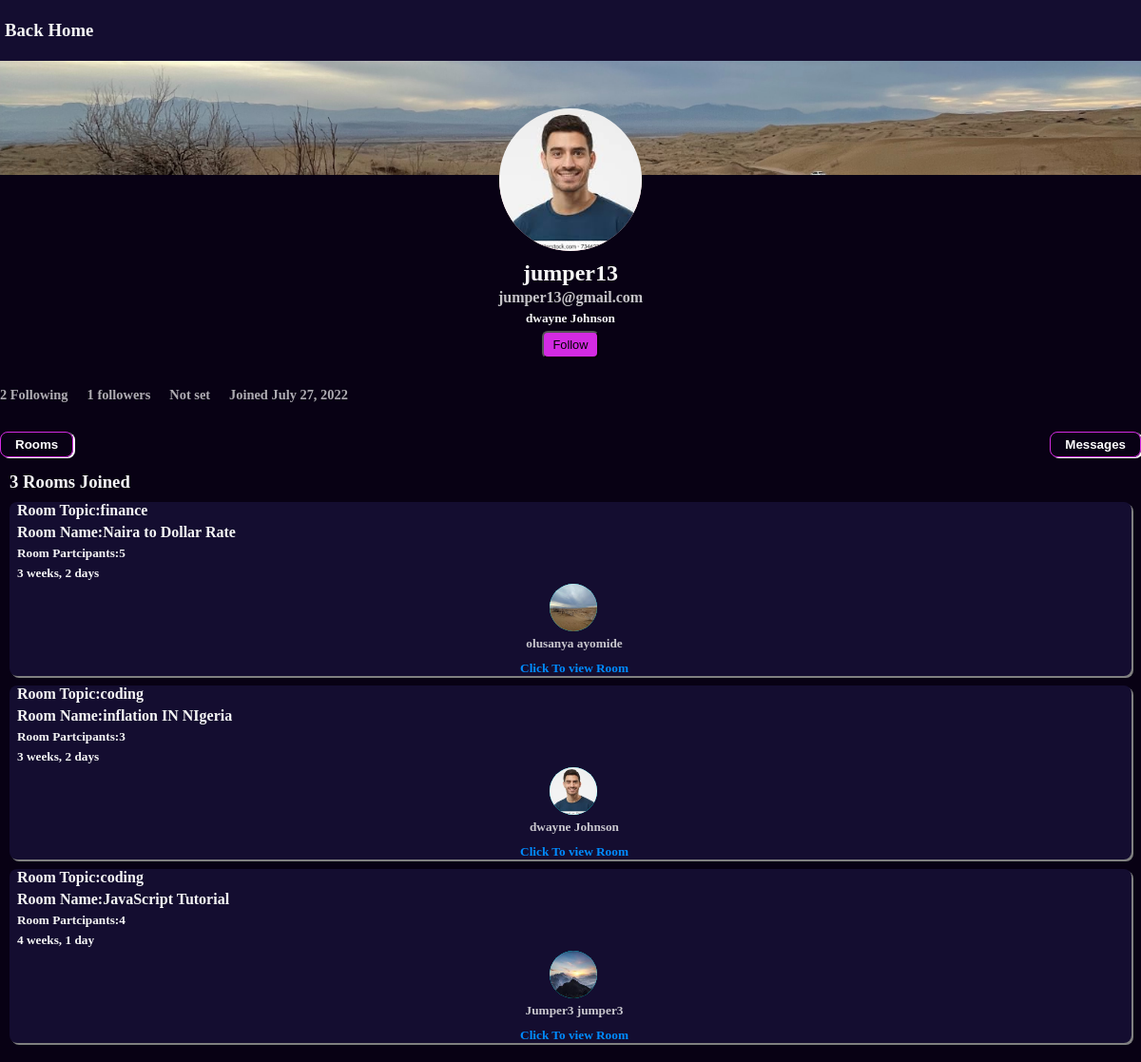
/profile-view/user-jumper13, run on an earlier commit of the app's database.
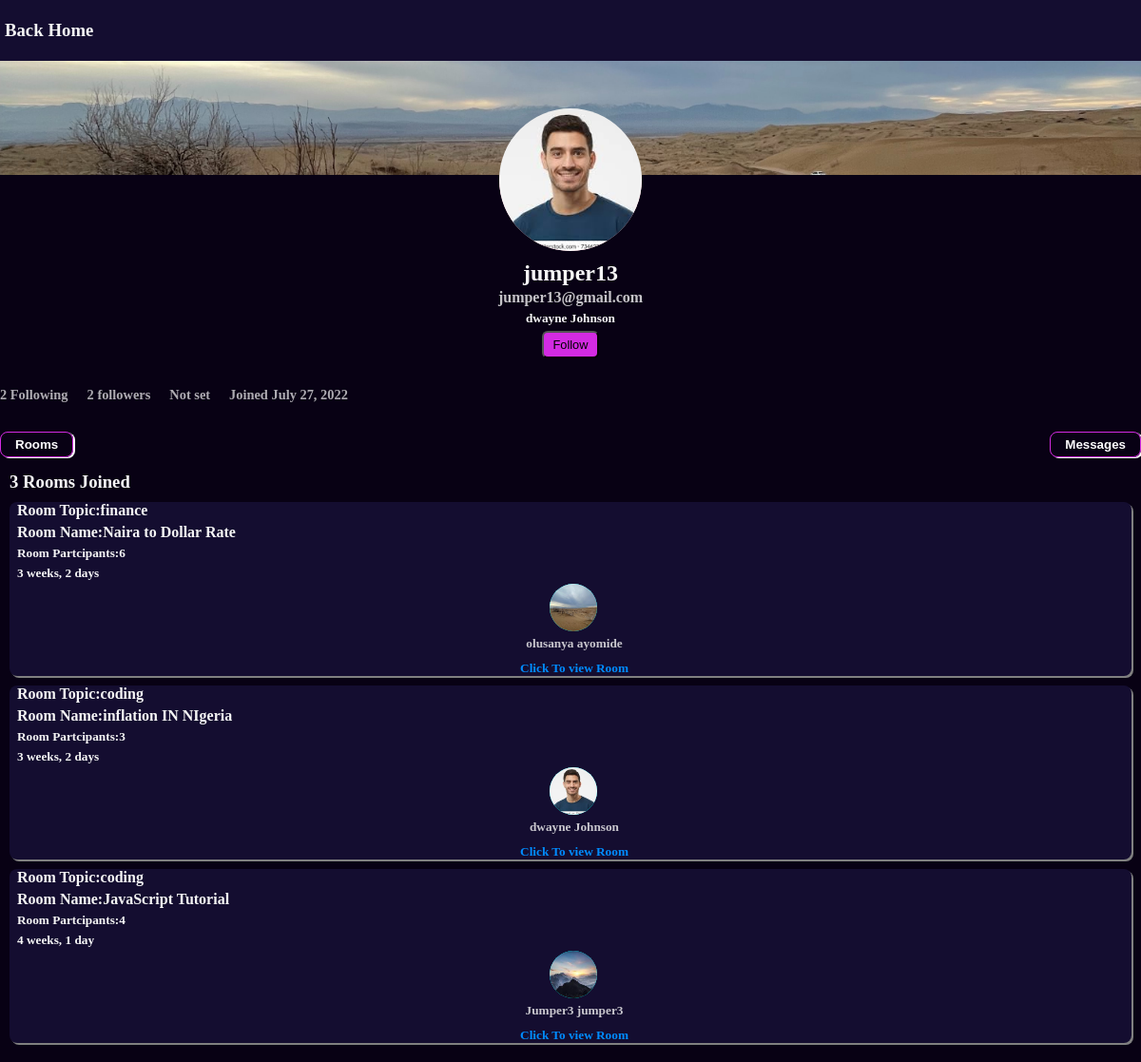
And on a later commit of the database.
### myapp/models.py (models this page shows, shortened)
class Profile(models.Model):
    profile=models.OneToOneField(User,on_delete=models.CASCADE,related_name="profile")
    image=models.ImageField(upload_to="xmedia",null=True)
    cover_image=models.ImageField(upload_to="xmedia",null=True,blank=True)
    followers=models.ManyToManyField(User,related_name="followers",blank=True)
    following=models.ManyToManyField(User,related_name="following",blank=True)
    slug=models.SlugField(default=" ",null=True)
    residence=models.CharField(max_length=1000,default="Not set")
    created=models.DateField(auto_now_add=True,null=True)

class Room(models.Model):
    name=models.CharField(max_length=1000)
    topic=models.ForeignKey(Topic,on_delete=models.SET_NULL,null=True,blank=True,related_name="topic")
    host=models.ForeignKey(User,on_delete=models.SET_NULL,null=True,related_name="host")
    title=models.TextField(max_length=10000)
    created=models.DateTimeField(auto_now_add=True)
    updated=models.DateTimeField(auto_now=True)
    participants=models.ManyToManyField(User,related_name="participants",blank=True)
    slug=models.SlugField(default="",null=True)
    class Meta:
        ordering=("-created",)

class Topic(models.Model):
    name=models.CharField(max_length=20)
    class Meta:
        ordering=("name",)
    def __str__(self):
        return self.name

### myapp/views.py (the view)
# urls.py: path("profile-view/<str:slug>",views.profile_view,name="profile"),
def profile_view(request,slug):
    profile=Profile.objects.get(slug=slug)
    user_profile=profile.profile
    user=request.user
    if user==user_profile:
        Edit=True
    else:
        Edit=False
    if request.user in profile.followers.all():
        unfollow=True
    else:
        unfollow=False
    context={
        "profile":profile,
        "edit":Edit,
        "unfollow":unfollow
    }
    return render(request,"profile.html",context)

### myapp/templates/profile.html (shortened to what this page needs)
{% load static %}
<!DOCTYPE html>
<html lang="en">
<head>
    <link rel="stylesheet" href="{% static 'profile2.css'%}">
</head>
<body>
    <div id="search-bar">
        <h3 id="homeview"><a class="top-links" href="{{request.META.HTTP_REFERER}}">Back</a></h3>
        <h3 id="homeview"><a class="top-links" href="/">Home</a></h3>
    </div>
    <div id="cover-image"><img id="special-image" src="{{profile.cover_image.url}}" alt=""></div>
    <div id="profile-image"><img src="{{profile.image.url}}"></div>
    <div id="user-details">
        <h2>{{profile.profile.username}}</h2>
        <h4>{{profile.profile.email}}</h4>
        <h5 id="mini-name">{{profile.profile.first_name}} {{profile.profile.last_name}}</h5>
        {% if edit%}
        <div id="user-edit"><a href="/edit-profile/{{profile.slug}}"><button>Edit Profile</button></a></div>
        {%else%}
        {%if unfollow %}
        <div id="user-edit"><a href="/unfollow/{{profile.slug}}"><button>Unfollow</button></a></div>
        {%else%}
        <div id="user-edit"><a href="/follow/{{profile.slug}}"><button>Follow</button></a></div>
        {%endif%}
        {%endif%}
    </div>
    <div id="participation">
        <h4 id="fol1">{{profile.following.all.count}} Following</h4>
        <h4 id="fol2">{{profile.followers.all.count}} followers</h4>
        <h4 id="fol3">{{profile.residence}}</h4>
        <h4 id="fol4">Joined {{profile.created}}</h4>
    </div>
    <div id="buttons-div">
        <button id="rooms">Rooms</button>
        <button id="messages">Messages</button>
    </div>
    <div class="switch-divs" id="rooms-div">
        <h3>{{profile.profile.participants.all.count}} Rooms Joined</h3>
        {%for room in profile.profile.participants.all%}
        <div>
            <h4>Room Topic:{{room.topic}}</h4>
            <h4>Room Name:{{room.name}}</h4>
            <h5>Room Partcipants:{{room.participants.all.count}}</h5>
            <h5>{{room.created|timesince}}</h5>
            <div class="host_profile_pic"><img src="{{room.host.profile.image.url}}" alt=""></div>
            <h5 class="host_profile_name">{{room.host.first_name}} {{room.host.last_name}}</h5>
            <h5 class="room-link"><a href="/chatroom/{{room.slug}}" id="roomlink">Click To view Room</a></h5>
        </div>
        {% endfor%}
    </div>
</body>

### static/profile2.css (style rules this page uses)
:root { --dark:#140d30; --white:whitesmoke; --blue:rgb(0, 140, 255); --black:rgb(8, 1, 20); --violet:rgb(211, 43, 226); --pink:rgb(245, 18, 86); --dark-light:rgb(118, 131, 131); }
img { height:100%; width:100%; border-radius:50%; object-fit:cover; }
* { margin:0; box-sizing:border-box; }
body { min-height:100vh; height:auto; background:var(--black); color:var(--white) }
#search-bar { display:flex; align-items:center; height:8vh; background-color: var(--dark); }
#cover-image { background:rgb(243, 255, 192); height:120px; }
#profile-image { background:pink; height:150px; width:150px; margin:-70px auto 10px auto; border-radius:50%; }
#user-details { width:50vw; margin:5px auto; }
#user-details h4,#user-details h2 { text-align:center }
#user-details h4 { margin-top:3px; opacity:0.8 }
#user-edit { display:flex; justify-content: center; }
#user-edit button { padding:5px 10px; font-size:0.8rem; border-radius:6px; margin-top:5px; background-color: var(--violet); }
#participation { display:flex; justify-content:flex-start; margin:30px auto; }
#participation>h4 { margin-right:20px; }
#buttons-div { display:flex; justify-content:space-between; }
#buttons-div button { font-weight:bold; border:none; }
#fol1,#fol2,#fol3,#fol4 { font-size:0.9rem; opacity:0.7 }
.switch-divs { height:auto; padding:15px 10px 10px 10px; }
#rooms-div { background: var(--black); color:var(--white); padding:15px 10px 10px 10px }
#rooms-div>div { border-radius: 8px; background-color:var(--dark); box-shadow:2px 2px grey }
#rooms-div h4,#rooms-div h5 { margin-left:3px; margin-top:5px; }
.host_profile_name { text-align:center; opacity:0.8; }
.switch-divs>div { margin:10px 0px; padding-left:5px; }
.host_profile_pic { width:50px; height:50px; background:aqua; border-radius:50%; margin:3px auto; }
.host_profile_name { margin:10px auto; }
.room-link { text-align:center; }
#roomlink { color:var(--white); text-decoration:none; color:var(--blue) }
#buttons-div>button { color:white; padding:5px 15px 5px 15px; border-radius:8px; border:1px solid var(--violet); background:none; box-shadow:2px 1px white; }
.top-links { text-decoration:none; color:var(--white) }
#homeview { margin-left:5px }
#mini-name { text-align:center; margin-top:5px; }

What changed in the data, as far as the page shows it:
computed for Profile "Not set": followers.all.count "1" → "2"
changed Room "Naira to Dollar Rate": participants.all.count "5" → "6"
